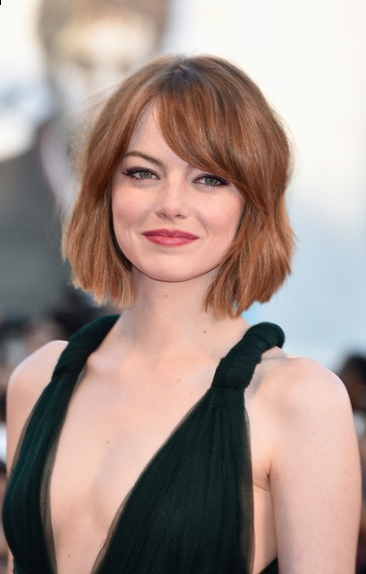
#> input picture B_Vision/C_Theory_Implementations/images/4.jpg, 366 x 574 px
$ python gaussian_blur.py --image images/4.jpg
#> lines starting #> are read from the running program, lines starting #| are printed output that depends on the picture
### B_Vision/C_Theory_Implementations/convolution.py
import numpy as np
import cv2
from Logging.Logging import info_log, error_log, warning_log, output_log
import matplotlib.pyplot as plt


def convolution(image, kernel, average=False, verbose=False):
    info_log("convolution()")

    if len(image.shape) == 3:
        warning_log("Found 3 Channels : {}".format(image.shape))
        image = cv2.cvtColor(image, cv2.COLOR_BGR2GRAY)
        info_log("Converted to Gray Channel. Size : {}".format(image.shape))
    else:
        info_log("Image Shape : {}".format(image.shape))

    info_log("Kernel Shape : {}".format(kernel.shape))

    if verbose:
        plt.imshow(image, cmap='gray')
        plt.title("Image")
        plt.show()

    image_row, image_col = image.shape
    kernel_row, kernel_col = kernel.shape

    output = np.zeros(image.shape)

    pad_height = int((kernel_row - 1) / 2)
    pad_width = int((kernel_col - 1) / 2)

    padded_image = np.zeros((image_row + (2 * pad_height), image_col + (2 * pad_width)))

    padded_image[pad_height:padded_image.shape[0] - pad_height, pad_width:padded_image.shape[1] - pad_width] = image

    if verbose:
        plt.imshow(padded_image, cmap='gray')
        plt.title("Padded Image")
        plt.show()

    for row in range(image_row):
        for col in range(image_col):
            output[row, col] = np.sum(kernel * padded_image[row:row + kernel_row, col:col + kernel_col])
            if average:
                output[row, col] /= kernel.shape[0] * kernel.shape[1]

    output_log("Output Image size : {}".format(output.shape))

    if verbose:
        plt.imshow(output, cmap='gray')
        plt.title("Output Image")
        plt.show()

    return output

### Logging/Logging.py
from colorama import Fore, Back, Style, init


def info_log(msg):
    print(Fore.CYAN + "[INFO]", end=" ")
    print(msg)


def output_log(msg):
    print(Fore.GREEN + "[OUTPUT]", end=" ")
    print(msg)


def warning_log(msg):
    print(Fore.BLUE + "[WARNING]", end=" ")
    print(msg)


def error_log(msg):
    print(Fore.RED + "[ERROR]", end=" ")
    print(msg)

### B_Vision/C_Theory_Implementations/gaussian_blur.py
import numpy as np
import cv2
import argparse
import matplotlib.pyplot as plt
import math
from B_Vision.C_Theory_Implementations.convolution import convolution
from Logging.Logging import info_log, error_log, warning_log, output_log


def dnorm(x, mu, sd):
    return 1 / (np.sqrt(2 * np.pi) * sd) * np.e ** (-np.power((x - mu) / sd, 2) / 2)


def gaussian_kernel(size, sigma=1, verbose=False):
    info_log("gaussian_kernel()")

    kernel_1D = np.linspace(-(size // 2), size // 2, size)
    for i in range(size):
        kernel_1D[i] = dnorm(kernel_1D[i], 0, sigma)
    kernel_2D = np.outer(kernel_1D.T, kernel_1D.T)

    kernel_2D *= 1.0 / kernel_2D.max()

    if verbose:
        plt.imshow(kernel_2D, interpolation='none', cmap='gray')
        plt.title("Image")
        plt.show()

    return kernel_2D


def gaussian_blur(image, kernel_size, verbose=False):
    info_log("gaussian_blur()")
    kernel = gaussian_kernel(kernel_size, sigma=math.sqrt(kernel_size), verbose=verbose)
    return convolution(image, kernel, average=True, verbose=verbose)


if __name__ == '__main__':
    ap = argparse.ArgumentParser()
    ap.add_argument("-i", "--image", required=True, help="Path to the image")
    args = vars(ap.parse_args())

    image = cv2.imread(args["image"])
#> image is the input picture: shape (574, 366, 3); mean B, G, R 138.2, 145.5, 164.8

    gaussian_blur(image, 9, verbose=True)
#> in gaussian_kernel, `plt.show()`:
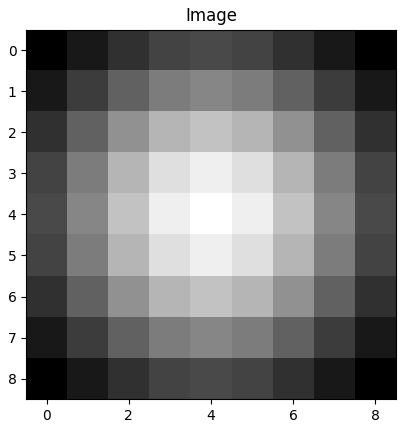
#> figure drawn by matplotlib, 1 panel
#> in convolution, `image = cv2.cvtColor(image, cv2.COLOR_BGR2GRAY)`:
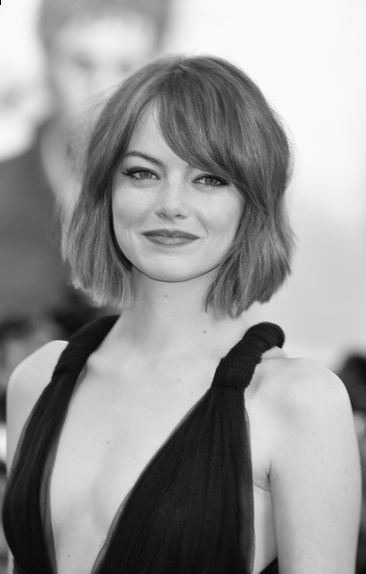
#> image: shape (574, 366); min 0, max 254, mean 150.4
#> in convolution, `padded_image[pad_height:padded_image.shape[0] - pad_height, pad_width:..`:
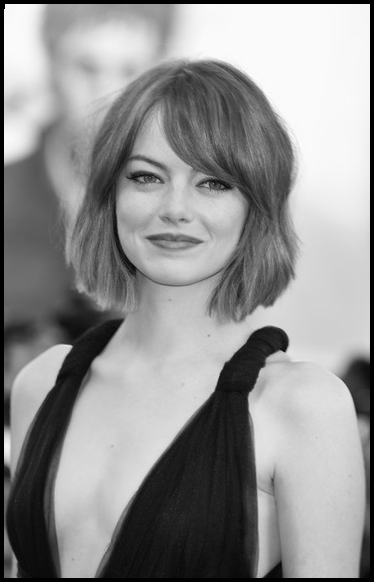
#> padded_image: shape (582, 374) float64; min 0, max 254, mean 145.2
#> after the loop in convolution, `for row in range(image_row):`:
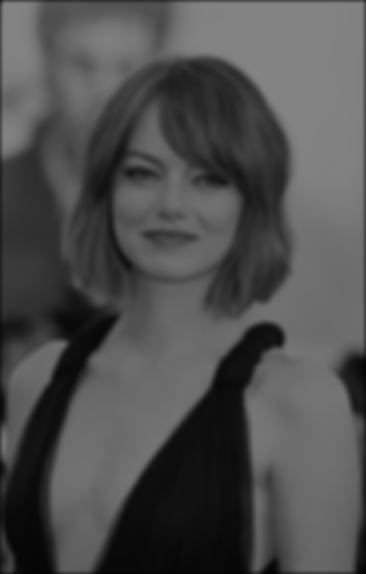
#> output: shape (574, 366) float64; min 1.45, max 131.6, mean 78.5

$ run again, on B_Vision/C_Theory_Implementations/images/img01.jpg
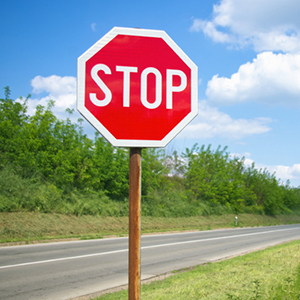
#> input picture B_Vision/C_Theory_Implementations/images/img01.jpg, 300 x 300 px
#> image is the input picture: shape (300, 300, 3); mean B, G, R 142.5, 152, 147.4
#> image: shape (300, 300)
#> in convolution, `padded_image[pad_height:padded_image.shape[0] - pad_height, pad_width:..`:
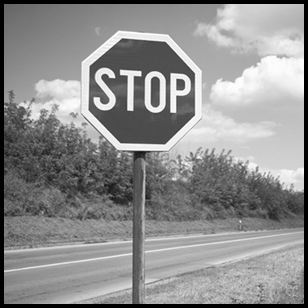
#> padded_image: shape (308, 308) float64; min 0, max 255, mean 141.9
#> after the loop in convolution, `for row in range(image_row):`:
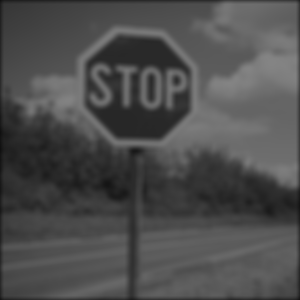
#> output: shape (300, 300) float64; min 16.67, max 132.3, mean 77.7

$ run again, on B_Vision/C_Theory_Implementations/images/coins.png
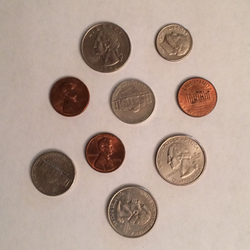
#> input picture B_Vision/C_Theory_Implementations/images/coins.png, 250 x 250 px
#> image is the input picture: shape (250, 250, 3); mean B, G, R 147.7, 159.9, 180.7
#> image: shape (250, 250)
#> in convolution, `padded_image[pad_height:padded_image.shape[0] - pad_height, pad_width:..`:
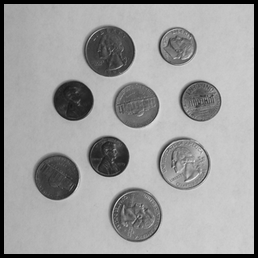
#> padded_image: shape (258, 258) float64; min 0, max 227, mean 154.7
#> after the loop in convolution, `for row in range(image_row):`:
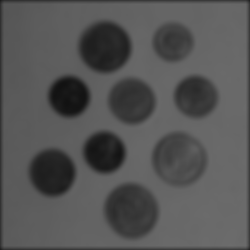
#> output: shape (250, 250) float64; min 18.13, max 108.3, mean 85.2
